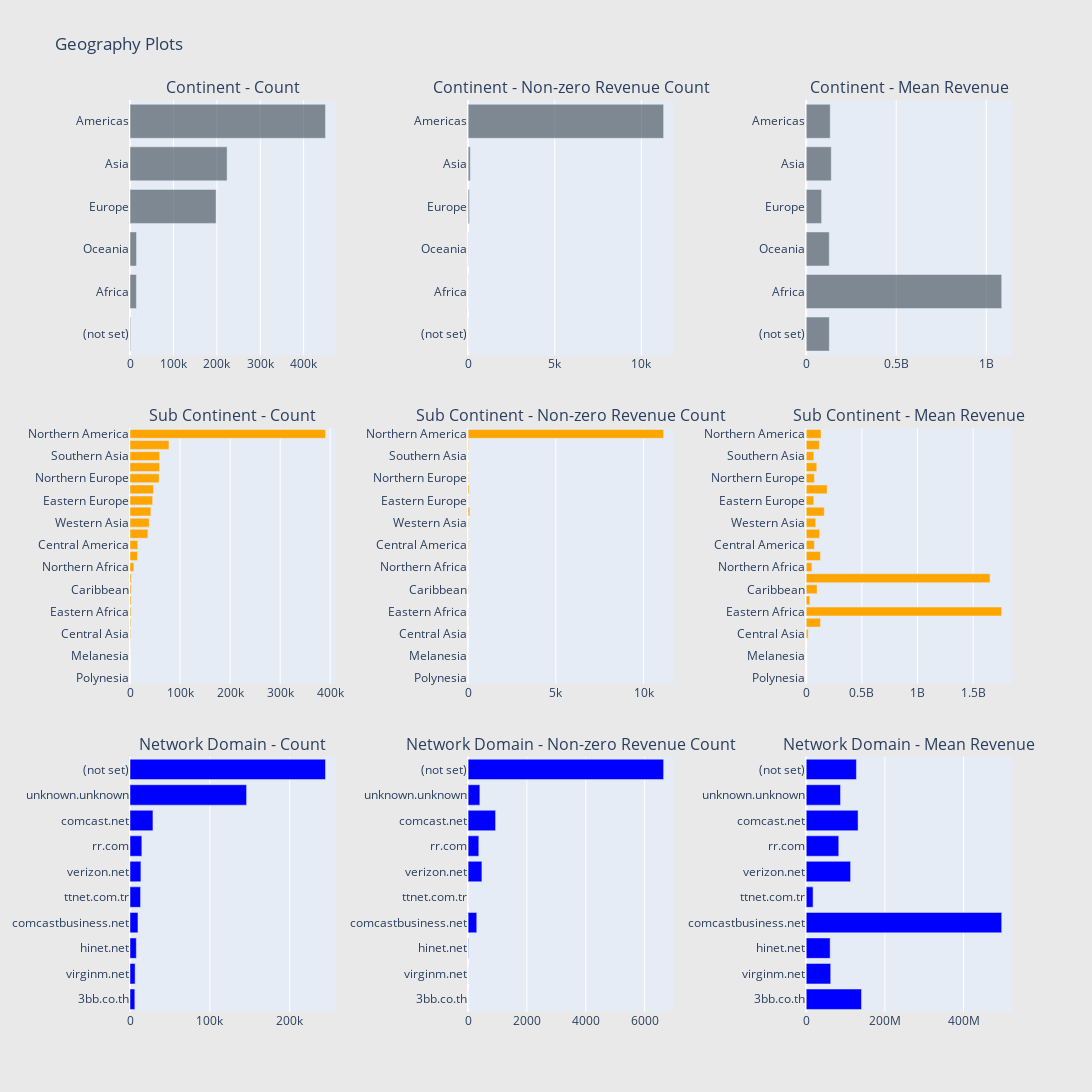

The notebook cell this image was saved under:
### Markdown cell above
test 세트에는 2017년 8월 2일부터 2018년 4월 30일까지 날짜가 있다. 그래서 train과 test세트 사이에는 겹치는 날짜가 없다. 따라서 이 데이터 집합에 대해 시간 기반 검증을 수행하는 것이 좋을 수 있다.

### Code cell
# Geographic Information:
# Continent
cnt_srs = train_df.groupby('geoNetwork.continent')['totals.transactionRevenue'].agg(['size', 'count', 'mean'])
cnt_srs.columns = ["count", "count of non-zero revenue", "mean"]
cnt_srs = cnt_srs.sort_values(by="count", ascending=False)
trace1 = horizontal_bar_chart(cnt_srs["count"].head(10), 'rgba(58, 71, 80, 0.6)')
trace2 = horizontal_bar_chart(cnt_srs["count of non-zero revenue"].head(10), 'rgba(58, 71, 80, 0.6)')
trace3 = horizontal_bar_chart(cnt_srs["mean"].head(10), 'rgba(58, 71, 80, 0.6)')

# Sub-continent
cnt_srs = train_df.groupby('geoNetwork.subContinent')['totals.transactionRevenue'].agg(['size', 'count', 'mean'])
cnt_srs.columns = ["count", "count of non-zero revenue", "mean"]
cnt_srs = cnt_srs.sort_values(by="count", ascending=False)
trace4 = horizontal_bar_chart(cnt_srs["count"], 'orange')
trace5 = horizontal_bar_chart(cnt_srs["count of non-zero revenue"], 'orange')
trace6 = horizontal_bar_chart(cnt_srs["mean"], 'orange')

# Network domain
cnt_srs = train_df.groupby('geoNetwork.networkDomain')['totals.transactionRevenue'].agg(['size', 'count', 'mean'])
cnt_srs.columns = ["count", "count of non-zero revenue", "mean"]
cnt_srs = cnt_srs.sort_values(by="count", ascending=False)
trace7 = horizontal_bar_chart(cnt_srs["count"].head(10), 'blue')
trace8 = horizontal_bar_chart(cnt_srs["count of non-zero revenue"].head(10), 'blue')
trace9 = horizontal_bar_chart(cnt_srs["mean"].head(10), 'blue')

# Creating two subplots
fig = tools.make_subplots(rows=3, cols=3, vertical_spacing=0.08, horizontal_spacing=0.15, 
                          subplot_titles=["Continent - Count", "Continent - Non-zero Revenue Count", "Continent - Mean Revenue",
                                          "Sub Continent - Count",  "Sub Continent - Non-zero Revenue Count", "Sub Continent - Mean Revenue",
                                          "Network Domain - Count", "Network Domain - Non-zero Revenue Count", "Network Domain - Mean Revenue"])

fig.append_trace(trace1, 1, 1)
fig.append_trace(trace2, 1, 2)
fig.append_trace(trace3, 1, 3)
fig.append_trace(trace4, 2, 1)
fig.append_trace(trace5, 2, 2)
fig.append_trace(trace6, 2, 3)
fig.append_trace(trace7, 3, 1)
fig.append_trace(trace8, 3, 2)
fig.append_trace(trace9, 3, 3)

fig['layout'].update(height=1500, width=1200, paper_bgcolor='rgb(233,233,233)', title="Geography Plots")
py.iplot(fig, filename='geo-plots')

### Figure 1 — Plotly figure (JSON) as saved in the notebook; plotly's stock layout.template omitted (floating-point values rounded to 4 significant figures)
{"data": [{"marker": {"color": "rgba(58, 71, 80, 0.6)"}, "orientation": "h", "showlegend": false, "type": "bar", "x": [1468, 14745, 15054, 198311, 223698, 450377], "xaxis": "x", "y": ["(not set)", "Africa", "Oceania", "Europe", "Asia", "Americas"], "yaxis": "y"}, {"marker": {"color": "rgba(58, 71, 80, 0.6)"}, "orientation": "h", "showlegend": false, "type": "bar", "x": [6, 8, 14, 79, 125, 11283], "xaxis": "x2", "y": ["(not set)", "Africa", "Oceania", "Europe", "Asia", "Americas"], "yaxis": "y2"}, {"marker": {"color": "rgba(58, 71, 80, 0.6)"}, "orientation": "h", "showlegend": false, "type": "bar", "x": [128300000.0, 1085970000, 128100000.0, 85410000.0, 139214720, 133400000.0], "xaxis": "x3", "y": ["(not set)", "Africa", "Oceania", "Europe", "Asia", "Americas"], "yaxis": "y3"}, {"marker": {"color": "orange"}, "orientation": "h", "showlegend": false, "type": "bar", "x": [25, 55, 81, 393, 1215, 1468, 1927, 2169, 2406, 2573, 7683, 14893, 15583, 35780, 38443, 41731, 45249, 46919, 58168, 59114, 59321, 77800, 390657], "xaxis": "x4", "y": ["Polynesia", "Micronesian Region", "Melanesia", "Middle Africa", "Central Asia", "(not set)", "Eastern Africa", "Southern Africa", "Caribbean", "Western Africa", "Northern Africa", "Australasia", "Central America", "Southern Europe", "Western Asia", "South America", "Eastern Europe", "Eastern Asia", "Northern Europe", "Western Europe", "Southern Asia", "Southeast Asia", "Northern America"], "yaxis": "y4"}, {"marker": {"color": "orange"}, "orientation": "h", "showlegend": false, "type": "bar", "x": [0, 0, 0, 0, 2, 6, 3, 2, 16, 2, 1, 14, 26, 8, 21, 98, 14, 59, 27, 30, 11, 32, 11143], "xaxis": "x5", "y": ["Polynesia", "Micronesian Region", "Melanesia", "Middle Africa", "Central Asia", "(not set)", "Eastern Africa", "Southern Africa", "Caribbean", "Western Africa", "Northern Africa", "Australasia", "Central America", "Southern Europe", "Western Asia", "South America", "Eastern Europe", "Eastern Asia", "Northern Europe", "Western Europe", "Southern Asia", "Southeast Asia", "Northern America"], "yaxis": "y5"}, {"marker": {"color": "orange"}, "orientation": "h", "showlegend": false, "type": "bar", "x": [null, null, null, null, 17490000, 128300000.0, 1756000000.0, 32850000, 97721875, 1651200000, 50960000, 128100000.0, 73290000.0, 120501250, 84810000.0, 162600000.0, 67630000.0, 187700000.0, 73850000.0, 94740000.0, 68600000.0, 117400000.0, 133300000.0], "xaxis": "x6", "y": ["Polynesia", "Micronesian Region", "Melanesia", "Middle Africa", "Central Asia", "(not set)", "Eastern Africa", "Southern Africa", "Caribbean", "Western Africa", "Northern Africa", "Australasia", "Central America", "Southern Europe", "Western Asia", "South America", "Eastern Europe", "Eastern Asia", "Northern Europe", "Western Europe", "Southern Asia", "Southeast Asia", "Northern America"], "yaxis": "y6"}, {"marker": {"color": "blue"}, "orientation": "h", "showlegend": false, "type": "bar", "x": [6046, 6414, 7919, 9985, 13228, 13637, 14827, 28743, 146034, 244881], "xaxis": "x7", "y": ["3bb.co.th", "virginm.net", "hinet.net", "comcastbusiness.net", "ttnet.com.tr", "verizon.net", "rr.com", "comcast.net", "unknown.unknown", "(not set)"], "yaxis": "y7"}, {"marker": {"color": "blue"}, "orientation": "h", "showlegend": false, "type": "bar", "x": [1, 1, 11, 294, 1, 469, 364, 934, 400, 6645], "xaxis": "x8", "y": ["3bb.co.th", "virginm.net", "hinet.net", "comcastbusiness.net", "ttnet.com.tr", "verizon.net", "rr.com", "comcast.net", "unknown.unknown", "(not set)"], "yaxis": "y8"}, {"marker": {"color": "blue"}, "orientation": "h", "showlegend": false, "type": "bar", "x": [140590000, 62270000, 60890000.0, 497100000.0, 17460000, 112800000.0, 82780000.0, 131900000.0, 87253850, 127700000.0], "xaxis": "x9", "y": ["3bb.co.th", "virginm.net", "hinet.net", "comcastbusiness.net", "ttnet.com.tr", "verizon.net", "rr.com", "comcast.net", "unknown.unknown", "(not set)"], "yaxis": "y9"}], "layout": {"annotations": [{"font": {"size": 16}, "showarrow": false, "text": "Continent - Count", "x": 0.1167, "xanchor": "center", "xref": "paper", "y": 1, "yanchor": "bottom", "yref": "paper"}, {"font": {"size": 16}, "showarrow": false, "text": "Continent - Non-zero Revenue Count", "x": 0.5, "xanchor": "center", "xref": "paper", "y": 1, "yanchor": "bottom", "yref": "paper"}, {"font": {"size": 16}, "showarrow": false, "text": "Continent - Mean Revenue", "x": 0.8833, "xanchor": "center", "xref": "paper", "y": 1, "yanchor": "bottom", "yref": "paper"}, {"font": {"size": 16}, "showarrow": false, "text": "Sub Continent - Count", "x": 0.1167, "xanchor": "center", "xref": "paper", "y": 0.64, "yanchor": "bottom", "yref": "paper"}, {"font": {"size": 16}, "showarrow": false, "text": "Sub Continent - Non-zero Revenue Count", "x": 0.5, "xanchor": "center", "xref": "paper", "y": 0.64, "yanchor": "bottom", "yref": "paper"}, {"font": {"size": 16}, "showarrow": false, "text": "Sub Continent - Mean Revenue", "x": 0.8833, "xanchor": "center", "xref": "paper", "y": 0.64, "yanchor": "bottom", "yref": "paper"}, {"font": {"size": 16}, "showarrow": false, "text": "Network Domain - Count", "x": 0.1167, "xanchor": "center", "xref": "paper", "y": 0.28, "yanchor": "bottom", "yref": "paper"}, {"font": {"size": 16}, "showarrow": false, "text": "Network Domain - Non-zero Revenue Count", "x": 0.5, "xanchor": "center", "xref": "paper", "y": 0.28, "yanchor": "bottom", "yref": "paper"}, {"font": {"size": 16}, "showarrow": false, "text": "Network Domain - Mean Revenue", "x": 0.8833, "xanchor": "center", "xref": "paper", "y": 0.28, "yanchor": "bottom", "yref": "paper"}], "height": 1500, "paper_bgcolor": "rgb(233,233,233)", "title": {"text": "Geography Plots"}, "width": 1200, "xaxis": {"anchor": "y", "domain": [0, 0.2333]}, "xaxis2": {"anchor": "y2", "domain": [0.3833, 0.6167]}, "xaxis3": {"anchor": "y3", "domain": [0.7667, 1.0]}, "xaxis4": {"anchor": "y4", "domain": [0, 0.2333]}, "xaxis5": {"anchor": "y5", "domain": [0.3833, 0.6167]}, "xaxis6": {"anchor": "y6", "domain": [0.7667, 1.0]}, "xaxis7": {"anchor": "y7", "domain": [0, 0.2333]}, "xaxis8": {"anchor": "y8", "domain": [0.3833, 0.6167]}, "xaxis9": {"anchor": "y9", "domain": [0.7667, 1.0]}, "yaxis": {"anchor": "x", "domain": [0.72, 1]}, "yaxis2": {"anchor": "x2", "domain": [0.72, 1]}, "yaxis3": {"anchor": "x3", "domain": [0.72, 1]}, "yaxis4": {"anchor": "x4", "domain": [0.36, 0.64]}, "yaxis5": {"anchor": "x5", "domain": [0.36, 0.64]}, "yaxis6": {"anchor": "x6", "domain": [0.36, 0.64]}, "yaxis7": {"anchor": "x7", "domain": [0, 0.28]}, "yaxis8": {"anchor": "x8", "domain": [0, 0.28]}, "yaxis9": {"anchor": "x9", "domain": [0, 0.28]}}}
